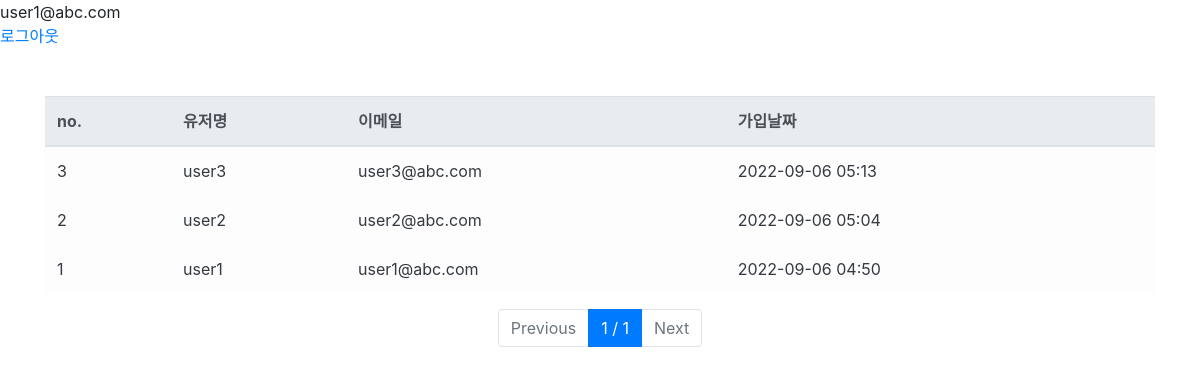
The page /users/ (signed in) on the database its author committed.
### user/models.py (models this page shows)
class User(AbstractUser):
    register_date = models.DateTimeField(auto_now_add=True, verbose_name="등록날짜")
    def __str__(self):
        return self.email
    class Meta:
        verbose_name = "사용자"
        verbose_name_plural = "사용자"

### user/views.py (the view)
# urls.py: path("users/", user_list_view, name="user_list"),
def user_list_view(request):
    if request.user.is_authenticated is False:
        return redirect("/login")
    else:
        page=int(request.GET.get("p",1))
        users=User.objects.all().order_by("-id")
    paginator = Paginator(users, 10)	## 10이면 한페이지에 10개씩 보여주기
    users = paginator.get_page(page)
    return render(request, "users.html", {"users": users})

### templates/users.html (shortened to what this page needs)
{% extends "base.html" %}
{% block content %}
<html>
<head>
</head>
<body>
  <div class="container">
  <div class="row mt-5">
    <div class="col-12">
      <table class="table table-light">
        <thead class="thead-light">
          <tr>
            <th scope="col">no.</th>
            <th scope="col">유저명</th>
            <th scope="col">이메일</th>
            <th scope="col">가입날짜</th>
          </tr>
        </thead>
        <tbody class="text-dark">
          {% for user in users %}
          <tr>
            <td scope="row">{{ user.id }}</td>
            <td>{{ user.username }}</td>
            <td>{{ user.email }}</td>
            <td>{{ user.register_date|date:'Y-m-d H:i' }}</td>
          </tr>
          {% endfor %}
        </tbody>
      </table>
    </div>
  </div>
<nav>
  <ul class="pagination justify-content-center">
    {% if users.has_previous %}
    <li class="page-item">
      <a class="page-link" href="?page={{ users.previous_page_number }}">Previous</a>
    </li>
    {% else %}
    <li class="page-item disabled">
      <a class="page-link" href="#">Previous</a>
    </li>
    {% endif %}
    <li class="page-item active">
      <a class="page-link" href="#">{{ users.number }} / {{ users.paginator.num_pages }}</a>
    </li>
    {% if users.has_next %}
    <li class="page-item">
      <a class="page-link" href="?page={{ users.next_page_number }}">Next</a>
    {% else %}
    <li class="page-item disabled">
      <a class="page-link disabled" href="#">Next</a>
    {% endif %}
    </li>
  </ul>
</nav>
  </div>
</body>
</html>
{% endblock %}

### templates/base.html (shortened to what this page needs)
<!DOCTYPE html>
<html lang="en">
  <head>
    <link rel="stylesheet" href="https://cdn.jsdelivr.net/npm/bootstrap@4.6.2/dist/css/bootstrap.min.css">
  </head>
  <body>
    {{ user }} <br />
     {% if user.is_authenticated %}
    <p><a href="{% url 'logout' %}">로그아웃</a></p>
    {% else %}
    <p><a href="{% url 'register' %}">회원가입</a></p>
    <p><a href="{% url 'login' %}">로그인</a></p>
    {% endif %}
  </body>
  {% block content %}
  {% endblock %}
  </html>

### rows shown on the page
User: email "user1@abc.com", id "1", username "user1", register_date "2022-09-06 04:50"
User: id "3", username "user3", email "user3@abc.com", register_date "2022-09-06 05:13"
User: id "2", username "user2", email "user2@abc.com", register_date "2022-09-06 05:04"

### other values the page prints
{{ users.number }} "1"
{{ users.paginator.num_pages }} "1"
